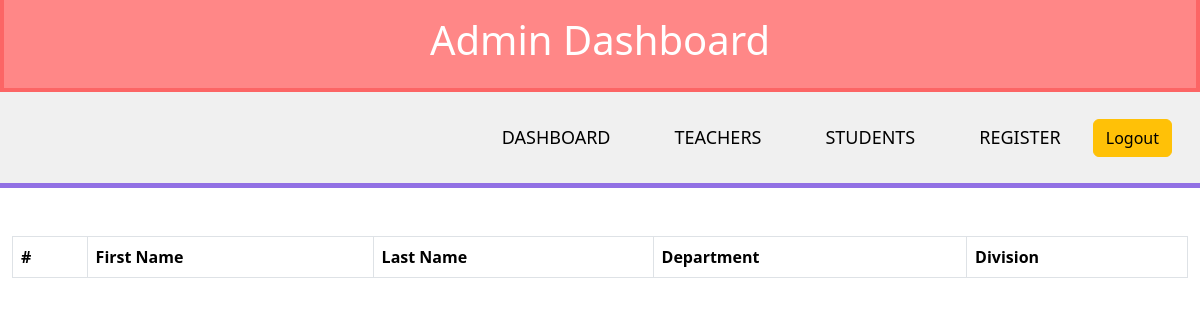
/admin-s/ (signed in), run on an earlier commit of the app's database.
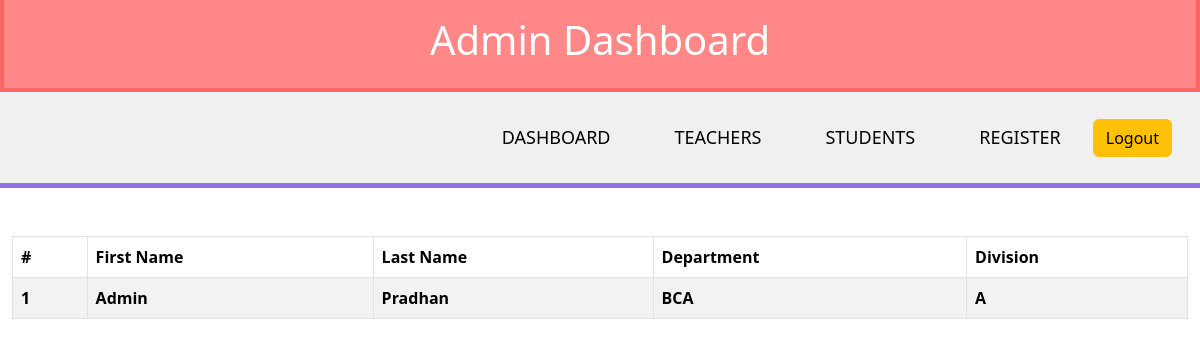
And on a later commit of the database.
### main/models.py (models this page shows, shortened)
class Accounts(AbstractBaseUser):
    first_name = models.CharField(max_length=12)
    last_name = models.CharField(max_length=12)
    department = models.CharField(
        max_length=12, blank=True, choices=STUDENT_DEPARTMENT, default="BCA")
    division = models.CharField(max_length=12, blank=True)
    phone_number = models.CharField(max_length=12, unique=True)
    is_active = models.BooleanField(default=True)
    is_admin = models.BooleanField(default=False)
    is_staff = models.BooleanField(default=False)
    USERNAME_FIELD = "phone_number"
    objects = manager.CustomBaseManager()

### main/views.py (the view)
# urls.py: path('admin-s/', views.Admin_dashboard_student, name="admin_dashboard_student"),
def Admin_dashboard_student(request):
    if request.user.is_staff and request.user.is_admin:
        students = models.Accounts.objects.all()
        return render(request, 'main/admin-student-list.html', locals())
    else:
        raise ValueError("You're not permitted to enter here...")

### main/templates/main/admin-student-list.html (shortened to what this page needs)
{% extends "main/base.html" %}
{% load static %}
{% load crispy_forms_tags %}
{% block body %}
<main>
  <div class="container-fluid">
    <div class="row">
      <div class="container-fluid student-title-bg p-3 me-3">
        <h1 class="student-heading text-center">Admin Dashboard</h1>
      </div>
    </div>
      {% include "main/admin-navigation.html" %}
    <div class="row"><div class="container my-5">
      <table class="table table-striped table-bordered">
        <thead>
          <tr>
            <th scope="col">#</th>
            <th scope="col">First Name</th>
            <th scope="col">Last Name</th>
            <th scope="col">Department</th>
            <th scope="col">Division</th>
          </tr>
        </thead>
        <tbody>
          {% for student in students %}
          {% if not student.is_admin and not student.is_staff %}
          <tr>
            <th scope="row">{{ forloop.counter }}</th>
            <th scope="col">{{ student.first_name }}</th>
            <th scope="col">{{ student.last_name }}</th>
            <th scope="col">{{ student.department }}</th>
            <th scope="col">{{ student.division }}</th>
          </tr>
          {% endif %}
          {% endfor %}
        </tbody>
      </table></div>
    </div>
  </div>
</main>
{% endblock body %}

What changed in the data, as far as the page shows it:
now on this page (row edited): Accounts: first_name "Admin", last_name "Pradhan", department "BCA", division "A"
